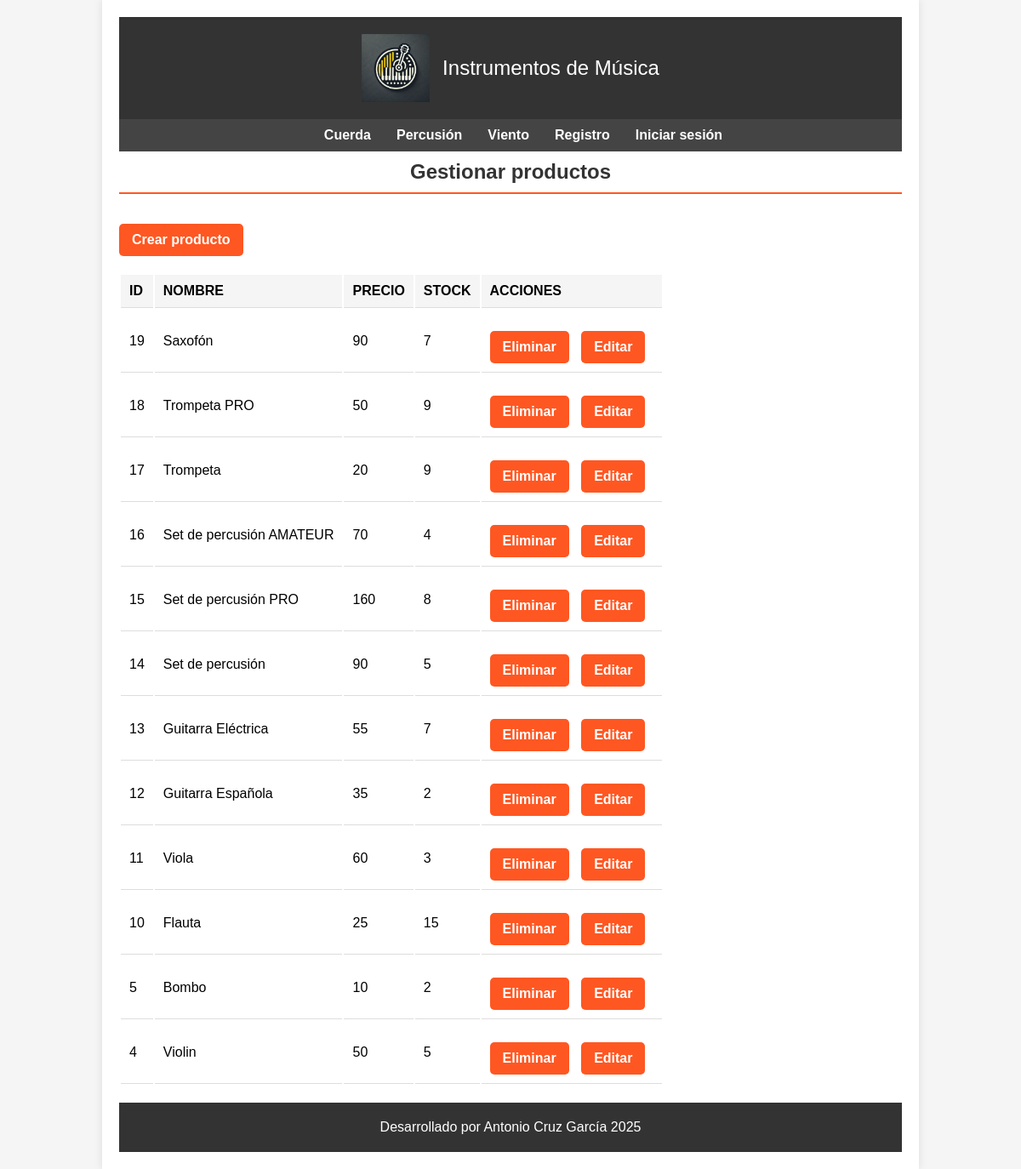
The app's page /index.php?controller=product&action=gestion (signed in) with its own data.
### tables this page shows
CREATE TABLE `categorias` (
  `id` int(255) NOT NULL,
  `nombre` varchar(100) NOT NULL
);

CREATE TABLE `productos` (
  `id` int(255) NOT NULL,
  `categoria_id` int(255) NOT NULL,
  `nombre` varchar(100) NOT NULL,
  `descripcion` text DEFAULT NULL,
  `precio` float(100,2) NOT NULL,
  `stock` int(255) NOT NULL,
  `oferta` varchar(2) NOT NULL,
  `fecha` date NOT NULL,
  `imagen` varchar(255) DEFAULT NULL
);

### Controllers/ProductController.php (called while the page is built, shortened)
<?php
require_once __DIR__ . '/../Lib/Utils.php';
require_once __DIR__ . '/../Models/Product.php';
require_once __DIR__ . '/../Models/Category.php';
class ProductController
{
    public function gestion()
    {
        $product = new \Models\Product();
        $products = $product->getAll();
        require_once __DIR__ . '/../Views/layout/header.php';
        require_once __DIR__ . '/../Views/products/gestion.php';
        require_once __DIR__ . '/../Views/layout/footer.php';
    }
}

### config/DatabaseConfig.php (called while the page is built, shortened)
<?php
class DatabaseConfig{
    private $connection;
    private $host;
    private $dbname;
    private $user;
    private $password;
    public function __construct(){
        $dotenv = \Dotenv\Dotenv::createImmutable(__DIR__ . '/../');
        $this->host = $_ENV['DBHOST'];
        $this->dbname = $_ENV['DBNAME'];
        $this->user = $_ENV['DBUSER'];
        $this->password = $_ENV['DBPASSWORD'];
    }
    private function connect(){
        try {
            $dsn = "mysql:host={$this->host};dbname={$this->dbname};charset=utf8";
            $this->connection = new PDO($dsn, $this->user, $this->password);
            $this->connection->setAttribute(PDO::ATTR_ERRMODE, PDO::ERRMODE_EXCEPTION);
            $this->connection->setAttribute(PDO::ATTR_DEFAULT_FETCH_MODE, PDO::FETCH_ASSOC);
        } catch (PDOException $e) {
            die("Error de conexión: " . $e->getMessage());
        }
    }
    public function getConnection()
    {
        return $this->connection;
    }
}

### Models/Category.php (called while the page is built, shortened)
<?php
class Category
{
    private $db;
    public function __construct()
    {
        $dbConfig = new DatabaseConfig();
        $this->db = $dbConfig->getConnection();
    }
    public function getAll()
    {
        try {
            $sql = "SELECT * FROM categorias ORDER BY id DESC";
            $stmt = $this->db->query($sql);
            return $stmt->fetchAll(PDO::FETCH_ASSOC);
        } catch (\PDOException $e) {
            error_log("Error al obtener categorías: " . $e->getMessage());
            return array();
        }
    }
}

### Lib/utils.php (called while the page is built, shortened)
<?php
class Utils
{
    public static function isAdmin()
    {
        if (isset($_SESSION['usuario']) && $_SESSION['usuario']['rol'] == 'admin') {
            return true;
        }
        return false;
    }
}

### Models/Product.php (called while the page is built, shortened)
<?php
class Product
{
    private $db;
    public function __construct()
    {
        $dbConfig = new DatabaseConfig();
        $this->db = $dbConfig->getConnection();
    }
    public function getAll()
    {
        try {
            $sql = "SELECT * FROM productos ORDER BY id DESC";
            $stmt = $this->db->prepare($sql);
            $stmt->execute();
            return $stmt->fetchAll(PDO::FETCH_ASSOC);
        } catch (\PDOException $e) {
            error_log("Error en la consulta de productos: " . $e->getMessage());
            return [];
        }
    }
}

### Views/products/gestion.php (the view, shortened to what this page needs)
<h1>Gestionar productos</h1>
<div class="button-container">
    <?php if (\Lib\Utils::isAdmin()): ?>
        <a href="index.php?controller=product&action=create" class="button">Crear producto</a>
    <?php endif; ?>
</div>
<table>
    <thead>
        <tr>
            <th>ID</th>
            <th>NOMBRE</th>
            <th>PRECIO</th>
            <th>STOCK</th>
            <?php if (\Lib\Utils::isAdmin()): ?>
                <th>ACCIONES</th>
            <?php endif; ?>
        </tr>
    </thead>
    <tbody>
        <?php if (isset($products) && !empty($products)): ?>
            <?php foreach ($products as $producto): ?>
                <tr>
                    <td><?= $producto['id'] ?></td>
                    <td><?= $producto['nombre'] ?></td>
                    <td><?= $producto['precio'] ?></td>
                    <td><?= $producto['stock'] ?></td>
                    <?php if (\Lib\Utils::isAdmin()): ?>
                        <td>
                            <a href="index.php?controller=product&action=delete&id=<?= $producto['id'] ?>"
                                class="button"
                                onclick="return confirm('¿Estás seguro de que deseas eliminar este producto?');">
                                Eliminar
                            </a>
                            <a href="index.php?controller=product&action=edit&id=<?= $producto['id'] ?>"
                                class="button">
                                Editar
                            </a>
                        </td>
                    <?php endif; ?>
                </tr>
            <?php endforeach; ?>
        <?php else: ?>
            <tr>
                <td colspan="<?= \Lib\Utils::isAdmin() ? 5 : 4 ?>">No hay productos disponibles</td>
            </tr>
        <?php endif; ?>
    </tbody>
</table>

### Public/index.php (shortened to what this page needs)
<?php
$controllerName = 'Dashboard';
$action = 'index';
if (isset($_GET['controller'])) {
    $controllerName = ucfirst($_GET['controller']);
}
if (isset($_GET['action'])) {
    $action = $_GET['action'];
}
$controllerClass = "Controllers\\{$controllerName}Controller";
if (class_exists($controllerClass)) {
    $controller = new $controllerClass();
    if (method_exists($controller, $action)) {
        $controller->$action();
    } else {
        $dashboard = new Controllers\DashboardController();
        $dashboard->index();
    }
} else {
    $dashboard = new Controllers\DashboardController();
    $dashboard->index();
}

### Views/layout/header.php (shortened to what this page needs)
<?php
$categoryModel = new Category();
$menuCategories = $categoryModel->getAll();
?>
<!DOCTYPE html>
<html lang="es">
<head>
    <link rel="stylesheet" href="../assets/css/styles.css">
</head>
<body>
    <section class="container">
        <header class="header">
            <section class="logo">
                <img src="../assets/img/logotipo_tienda.webp" alt="Logotipo">
                <a href="index.php">Instrumentos de Música</a>
            </section>
        </header>
        <nav class="menu">
            <ul>
                <?php if (!empty($menuCategories)): ?>
                    <li>
                        <?php foreach ($menuCategories as $categoria): ?>
                    <li>
                        <a href="index.php?controller=product&action=category&id=<?= $categoria['id'] ?>">
                            <?= $categoria['nombre'] ?>
                        </a>
                    </li>
                <?php endforeach; ?>
                </li>
            <?php endif; ?>
            <li><a href="index.php?controller=user&action=registro">Registro</a></li>
            <li><a href="index.php?controller=user&action=loginForm">Iniciar sesión</a></li>
            </ul>
        </nav>

### Views/layout/footer.php
<footer class="footer">
    <p>Desarrollado por Antonio Cruz García <?php echo date('Y'); ?></p>
</footer>
</body>
</html>

### assets/css/styles.css (style rules this page uses)
* { margin: 0; padding: 0; box-sizing: border-box; font-family: Arial, sans-serif; }
body { background-color: #f5f5f5; }
.container { width: 80%; margin: 0 auto; background-color: #fff; padding: 20px; box-shadow: 0 0 10px rgba(0, 0, 0, 0.1); }
.header { background-color: #333; color: white; padding: 20px; text-align: center; }
.logo { display: flex; align-items: center; justify-content: center; }
.logo img { height: 80px; margin-right: 15px; }
.logo a { font-size: 24px; text-decoration: none; color: white; }
.menu ul { list-style: none; display: flex; justify-content: center; background-color: #444; padding: 10px 0; }
.menu ul li { margin: 0 15px; }
.menu ul li a { text-decoration: none; color: white; font-weight: bold; }
.footer { text-align: center; padding: 20px; background-color: #333; color: white; margin-top: 20px; }
h1 { margin-top: 10px; color: #333; text-align: center; margin-bottom: 20px; padding-bottom: 10px; border-bottom: 2px solid #ff5722; }
form input[type="submit"], .button { background-color: #ff5722; color: white; padding: 12px; border: none; border-radius: 5px; cursor: pointer; font-size: 16px; font-weight: bold; margin-top: 15px; transition: background-color 0.3s; }
table th, table td { padding: 10px; text-align: left; border-bottom: 1px solid #ddd; }
table th { background-color: #f5f5f5; font-weight: bold; }
.button-container { margin: 20px 0; }
a.button { display: inline-block; background-color: #ff5722; color: white; padding: 10px 15px; border-radius: 5px; text-decoration: none; font-weight: bold; margin-right: 10px; }
.menu li { position: relative; display: inline-block; }

### records on screen
categorias: nombre "Cuerda"
categorias: nombre "Percusión"
categorias: nombre "Viento"
productos: id "19", nombre "Saxofón", precio "90", stock "7"
productos: id "18", nombre "Trompeta PRO", precio "50", stock "9"
productos: id "17", nombre "Trompeta", precio "20", stock "9"
productos: id "16", nombre "Set de percusión AMATEUR", precio "70", stock "4"
productos: id "15", nombre "Set de percusión PRO", precio "160", stock "8"
productos: id "14", nombre "Set de percusión", precio "90", stock "5"
productos: id "13", nombre "Guitarra Eléctrica", precio "55", stock "7"
productos: id "12", nombre "Guitarra Española", precio "35", stock "2"
productos: id "11", nombre "Viola", precio "60", stock "3"
productos: id "10", nombre "Flauta", precio "25", stock "15"
productos: id "5", nombre "Bombo", precio "10", stock "2"
productos: id "4", nombre "Violin", precio "50", stock "5"
